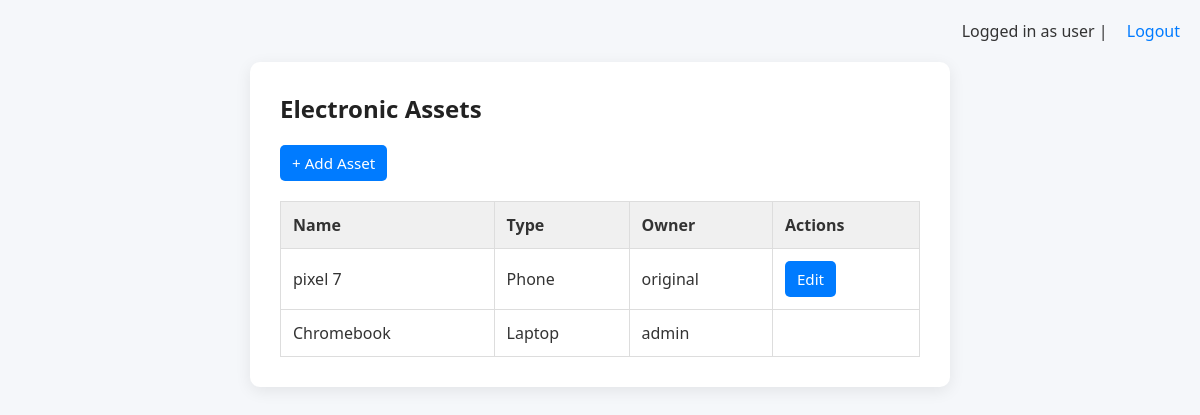
Before: / (signed in) with the older database file.
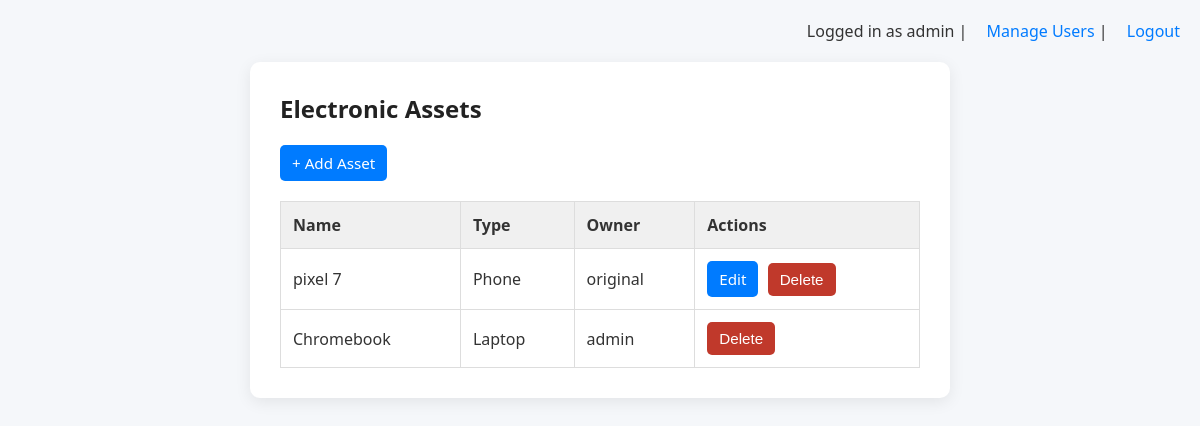
After: the same page with the newer database file.
### tables this page shows
CREATE TABLE users (
    id INTEGER PRIMARY KEY AUTOINCREMENT,
    username TEXT NOT NULL UNIQUE,
    password_hash TEXT NOT NULL,
    role TEXT NOT NULL DEFAULT 'user',

    -- Brute-force protection
    failed_attempts INTEGER NOT NULL DEFAULT 0,
    lock_until INTEGER,

    created_at TEXT NOT NULL DEFAULT (datetime('now'))
);

CREATE TABLE assets (
    id INTEGER PRIMARY KEY AUTOINCREMENT,
    name TEXT NOT NULL,
    type TEXT NOT NULL,
    owner_id INTEGER NOT NULL,
    created_at TEXT NOT NULL DEFAULT (datetime('now')),

    FOREIGN KEY (owner_id) REFERENCES users(id) ON DELETE CASCADE
);

### assets.py (the view)
@bp.route("/")
@login_required
def dashboard():
    conn = db.get_connection()
    assets = conn.execute(
        """
        SELECT assets.id, assets.name, assets.type, users.username, assets.owner_id
        FROM assets
        JOIN users ON assets.owner_id = users.id
        ORDER BY assets.id DESC
        """
    ).fetchall()
    conn.close()
    return render_template("dashboard.html", assets=assets)

### db.py (called while the page is built)
def _db_path() -> str:
    try:
        cfg = current_app.config  # type: ignore[attr-defined]
        if cfg.get("DATABASE"):
            return str(cfg["DATABASE"])
    except Exception:
        pass
    return os.environ.get("DATABASE_PATH", "data.db")

def get_connection() -> sqlite3.Connection:
    conn = sqlite3.connect(_db_path())
    conn.row_factory = sqlite3.Row
    conn.execute("PRAGMA foreign_keys = ON")
    return conn

### security.py (called while the page is built)
def generate_csrf_token() -> str:
    token = session.get("csrf_token")
    if not token:
        token = secrets.token_urlsafe(32)
        session["csrf_token"] = token
    return token

def validate_csrf() -> None:
    if request.method in {"POST", "PUT", "PATCH", "DELETE"}:
        sent = request.form.get("csrf_token") or request.headers.get("X-CSRF-Token")
        expected = session.get("csrf_token")
        if not expected or not sent or sent != expected:
            abort(403)

def login_required(view):
    @wraps(view)
    def wrapped(*args, **kwargs):
        if not session.get("user"):
            flash("Please log in to continue.", "error")
            return redirect("/login")
        return view(*args, **kwargs)
    return wrapped

### templates/dashboard.html (shortened to what this page needs)
{% extends "base.html" %}
{% block content %}
<h2>Electronic Assets</h2>
<a class="button" href="/create">+ Add Asset</a>
<table>
    <tr>
        <th>Name</th>
        <th>Type</th>
        <th>Owner</th>
        <th>Actions</th>
    </tr>
    {% for asset in assets %}
    <tr>
        <td>{{ asset.name }}</td>
        <td>{{ asset.type }}</td>
        <td>{{ asset.username }}</td>
        <td>
            {% if asset.owner_id == session.user %}
                <a class="button" href="/edit/{{ asset.id }}">Edit</a>
            {% endif %}
            {% if session.role == 'admin' %}
                <form method="post" action="/delete/{{ asset.id }}" style="display:inline;"
                      onsubmit="return confirm('Delete this asset? This cannot be undone.');">
                    <button class="button danger" type="submit">Delete</button>
                </form>
            {% endif %}
        </td>
    </tr>
    {% endfor %}
</table>
{% endblock %}

### templates/base.html (shortened to what this page needs)
<!DOCTYPE html>
<html lang="en">
<head>
    <link rel="stylesheet" href="{{ url_for('static', filename='style.css') }}">
</head>
<body>
    <nav>
        {% if session.user %}
            Logged in as {{ session.role }}
            {% if session.role == "admin" %}
                | <a href="/admin/users">Manage Users</a>
            {% endif %}
            | <a href="/logout">Logout</a>
        {% else %}
            <a href="/login">Login</a>
            <a href="/register">Register</a>
        {% endif %}
    </nav>
    <div class="container">
        {% block content %}{% endblock %}
    </div>
</body>
</html>

### static/style.css (style rules this page uses)
* { box-sizing: border-box; margin: 0; padding: 0; }
body { font-family: 'Segoe UI', sans-serif; background-color: #f5f7fa; color: #333; padding: 20px; }
.container { max-width: 700px; margin: auto; background: #fff; padding: 30px; border-radius: 10px; box-shadow: 0 4px 16px rgba(0, 0, 0, 0.08); }
nav { text-align: right; margin-bottom: 20px; }
nav a { margin-left: 15px; text-decoration: none; color: #007bff; font-weight: 500; }
h2 { margin-bottom: 20px; color: #222; }
table { width: 100%; border-collapse: collapse; margin-top: 20px; }
table th, table td { padding: 12px; border: 1px solid #ddd; text-align: left; }
table th { background-color: #f0f0f0; }
a.button { display: inline-block; color: white; background: #007bff; padding: 8px 12px; border-radius: 5px; text-decoration: none; font-size: 0.95rem; margin-right: 5px; }
button.button { color: white; background: #007bff; padding: 8px 12px; border-radius: 5px; border: none; font-size: 0.95rem; cursor: pointer; }
.button.danger, button.button.danger { background: #c0392b; }

Changed rows visible on the page:
no longer on this page (row edited): users: role "user"
shown differently, row unchanged: assets "pixel 7": now shows "Delete"
shown differently, row unchanged: assets "Chromebook": now shows "Delete"
Other visible differences:
{{ session.role }}: (not shown) → "admin"
text now shown: "| Manage Users"
